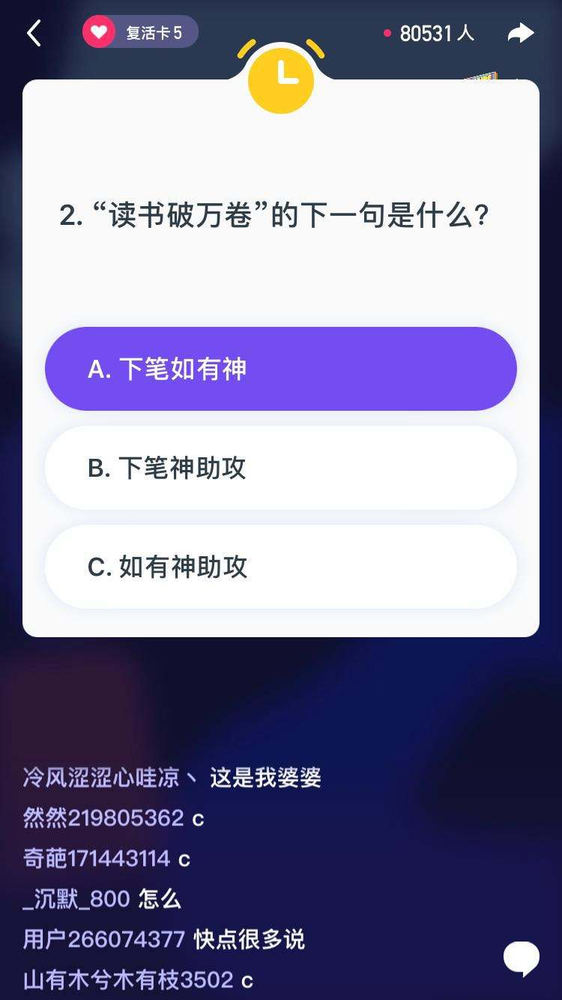
#> input picture screenshot/src_screen.png, 562 x 1000 px, shrunk from 750 x 1334 before the run
$ python cut_image.py
#> lines starting #> are read from the running program, lines starting #| are printed output that depends on the picture
# -*- coding: UTF-8 -*-
from PIL import Image

SRC_SCREENSHOT_PATH = 'screenshot/src_screen.png'
DST_SCREENSHOT_PATH = 'screenshot/screen.png'

def cut_image():
    image = Image.open(SRC_SCREENSHOT_PATH)
#> image is the input picture: PIL image 562x1000 RGB; mean R, G, B 135.1, 132.1, 162.8
    print("size: {}".format(image.size))
#| size: (562, 1000)
    src_width,src_height = image.size
#> src_width = 562; src_height = 1000

    x = 0
    y = src_height / 5.5
#> y = 181.8
    new_width = src_width
#> new_width = 562
    new_height = src_height * 0.45
#> new_height = 450
    new_image = image.crop((x, y, x+new_width, y+new_height))
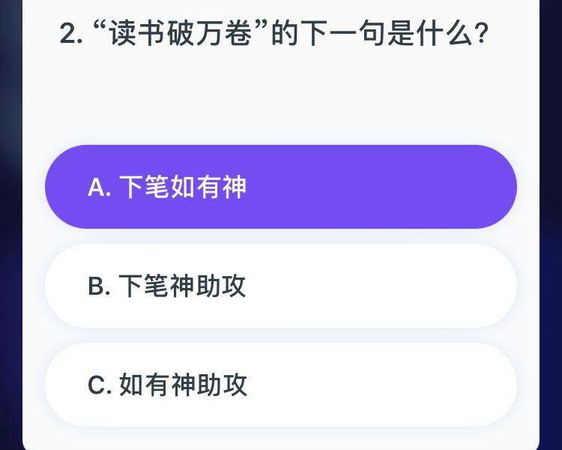
#> new_image: PIL image 562x450 RGB; mean R, G, B 207.5, 202.7, 230.5
    new_image.save(DST_SCREENSHOT_PATH)

if __name__ == "__main__":
    cut_image()
